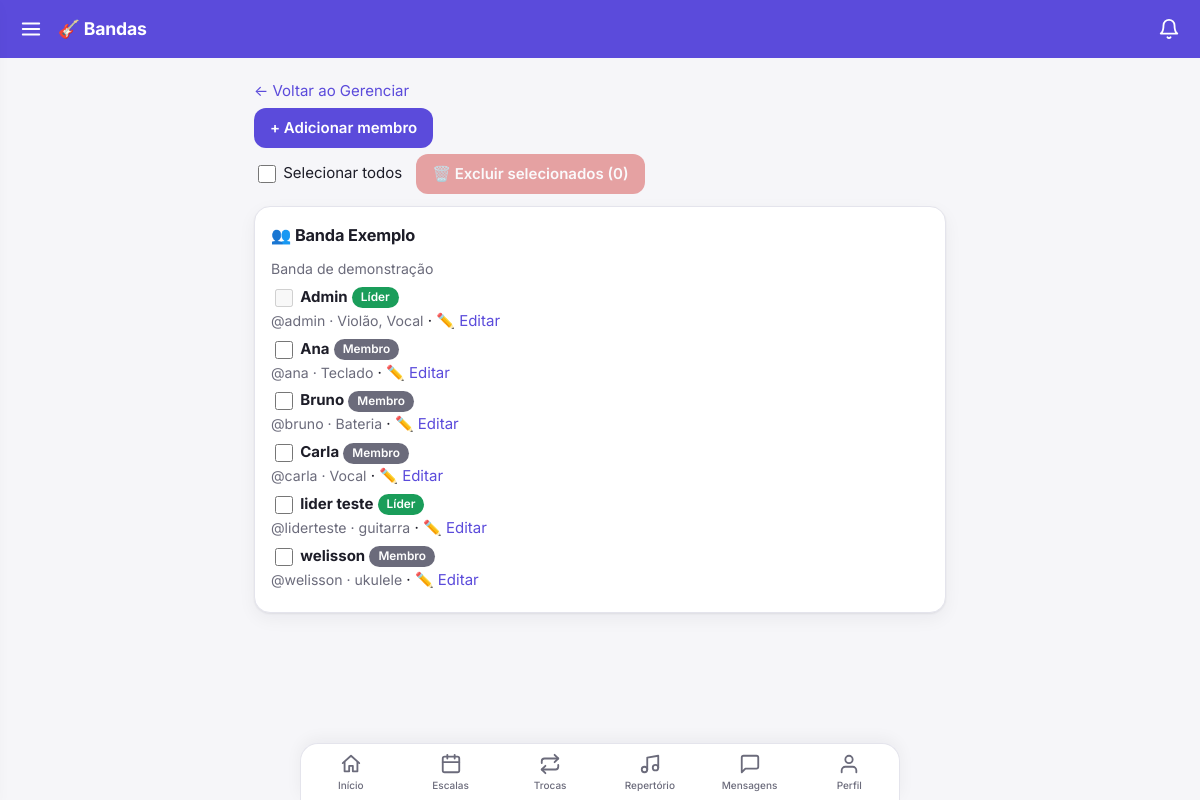
The app's page /membros/ (signed in), older data.
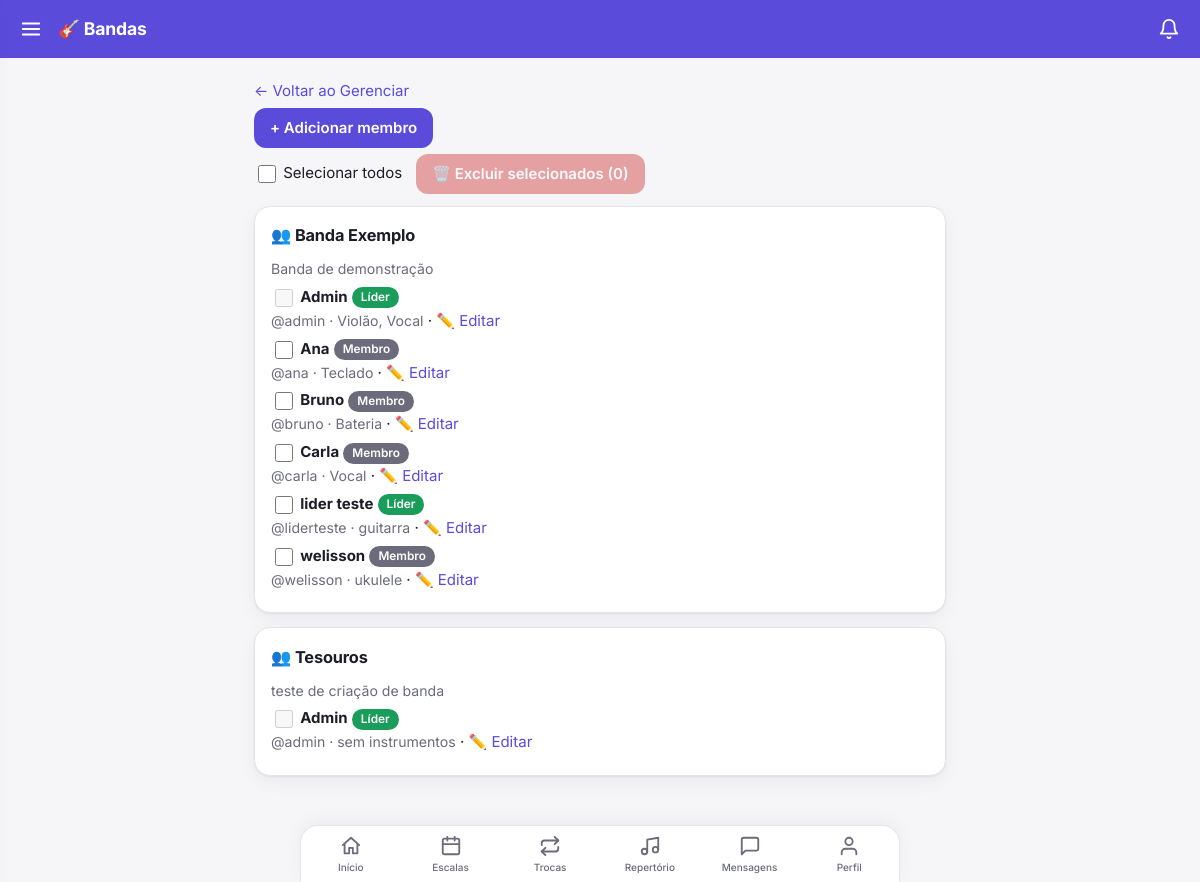
The same page, newer data.
### core/models.py (models this page shows, shortened)
class Banda(models.Model):
    nome = models.CharField(max_length=100)
    descricao = models.TextField(blank=True)

class Membro(models.Model):
    PAPEIS = [("lider", "Líder"), ("membro", "Membro")]
    user = models.ForeignKey(settings.AUTH_USER_MODEL, on_delete=models.CASCADE, related_name="membros")
    banda = models.ForeignKey(Banda, on_delete=models.CASCADE, related_name="membros")
    papel = models.CharField(max_length=10, choices=PAPEIS, default="membro")
    instrumentos = models.CharField(max_length=200, blank=True, help_text="Ex.: Violão, Baixo, Vocal")
    class Meta:
        unique_together = ("user", "banda")

### core/views.py (the view)
# urls.py: path("membros/", v.membros, name="membros"),
@login_required
def membros(request):
    if not _eh_lider(request.user):
        return redirect("home")
    bandas = (Banda.objects.filter(membros__user=request.user, membros__papel="lider")
              .prefetch_related("membros__user"))
    return render(request, "membros.html", dict(bandas=bandas))

### core/templatetags/menu.py (called while the page is built)
@register.simple_tag(takes_context=True)
def usuario_eh_lider(context):
    u = context["request"].user
    return u.is_authenticated and Membro.objects.filter(user=u, papel="lider").exists()

### core/views.py (called while the page is built)
def _eh_lider(user):
    return Membro.objects.filter(user=user, papel="lider").exists()

### core/templates/membros.html
{% extends "base.html" %}{% block content %}
<p><a href="{% url 'gerenciar' %}">← Voltar ao Gerenciar</a></p>
<p><a href="{% url 'membro_novo' %}"><button>+ Adicionar membro</button></a></p>
{% if bandas %}{% url 'membro_excluir_lote' as u %}{% include "_lote_barra.html" with acao=u aviso="Remover {n} membro(s) da banda? Eles também saem das escalas dos eventos." %}{% endif %}
{% for b in bandas %}<div class="card"><h2>👥 {{ b.nome }}</h2>
<p class="mut">{{ b.descricao }}</p>
{% for m in b.membros.all %}<p><input type="checkbox" name="ids" value="{{ m.pk }}" form="form-lote" {% if m.user_id == user.pk %}disabled title="Você não pode remover a si mesmo"{% endif %}> <b>{{ m.user.get_full_name|default:m.user.username }}</b>
<span class="tag {% if m.papel == 'lider' %}confirmado{% endif %}">{{ m.get_papel_display }}</span><br>
<span class="mut">@{{ m.user.username }} · {{ m.instrumentos|default:"sem instrumentos" }}</span>
· <a href="{% url 'membro_editar' m.pk %}">✏️ Editar</a></p>{% endfor %}</div>{% endfor %}
{% endblock %}

Row changes from the older to the newer data that the page shows:
added Banda: nome "Tesouros", descricao "teste de criação de banda"
added Membro: user.get_full_name "Admin", papel "Líder", user.username "admin", instrumentos "sem instrumentos", shown under "Tesouros"
